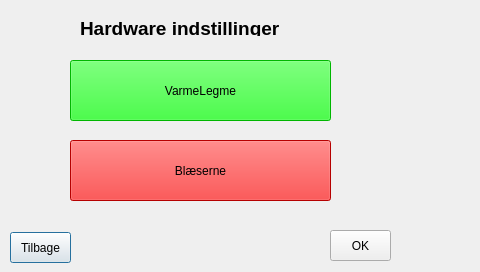
<?xml version="1.0" encoding="UTF-8"?>
<ui version="4.0">
 <class>Dialog_HardwareSettings</class>
 <widget class="QDialog" name="Dialog_HardwareSettings">
  <property name="geometry">
   <rect>
    <x>0</x>
    <y>0</y>
    <width>480</width>
    <height>272</height>
   </rect>
  </property>
  <property name="minimumSize">
   <size>
    <width>480</width>
    <height>272</height>
   </size>
  </property>
  <property name="maximumSize">
   <size>
    <width>480</width>
    <height>272</height>
   </size>
  </property>
  <property name="windowTitle">
   <string>Dialog</string>
  </property>
  <widget class="QPushButton" name="pushButton">
   <property name="geometry">
    <rect>
     <x>10</x>
     <y>232</y>
     <width>61</width>
     <height>31</height>
    </rect>
   </property>
   <property name="text">
    <string>Tilbage</string>
   </property>
  </widget>
  <widget class="QPushButton" name="pushButton_2">
   <property name="geometry">
    <rect>
     <x>330</x>
     <y>230</y>
     <width>61</width>
     <height>31</height>
    </rect>
   </property>
   <property name="text">
    <string>OK</string>
   </property>
  </widget>
  <widget class="QPushButton" name="pushButton_3">
   <property name="geometry">
    <rect>
     <x>70</x>
     <y>60</y>
     <width>261</width>
     <height>61</height>
    </rect>
   </property>
   <property name="styleSheet">
    <string notr="true">background-color: rgb(0, 255, 0);</string>
   </property>
   <property name="text">
    <string>VarmeLegme</string>
   </property>
  </widget>
  <widget class="QPushButton" name="pushButton_4">
   <property name="geometry">
    <rect>
     <x>70</x>
     <y>140</y>
     <width>261</width>
     <height>61</height>
    </rect>
   </property>
   <property name="styleSheet">
    <string notr="true">background-color: rgb(255, 0, 0);</string>
   </property>
   <property name="text">
    <string>Blæserne</string>
   </property>
  </widget>
  <widget class="QLabel" name="label_3">
   <property name="geometry">
    <rect>
     <x>80</x>
     <y>20</y>
     <width>231</width>
     <height>16</height>
    </rect>
   </property>
   <property name="font">
    <font>
     <pointsize>14</pointsize>
     <weight>75</weight>
     <bold>true</bold>
    </font>
   </property>
   <property name="text">
    <string>Hardware indstillinger</string>
   </property>
  </widget>
 </widget>
 <resources/>
 <connections/>
</ui>
